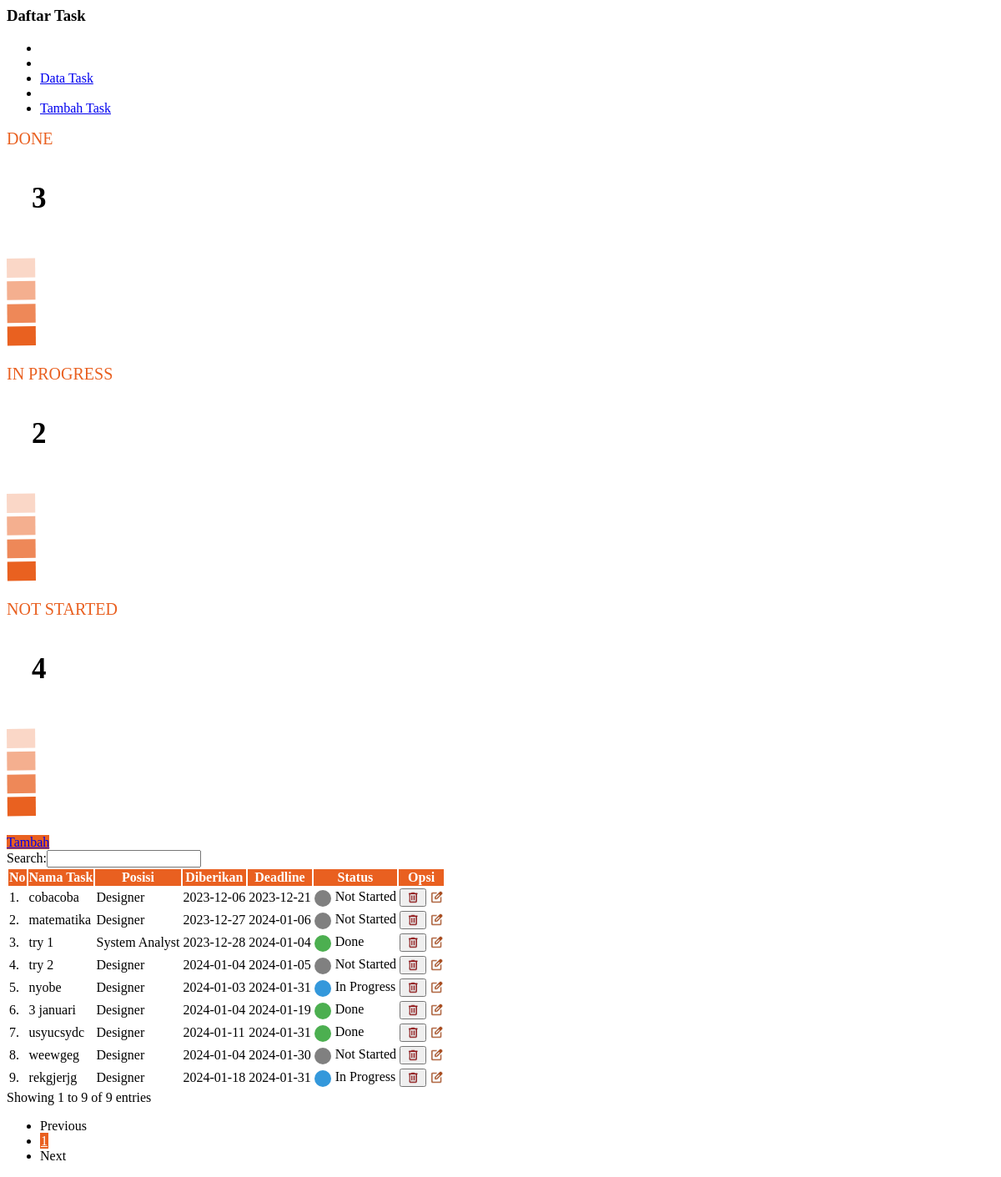
/karyawan/modul/task/data.php (signed in), run on the app's committed database.
### tables this page shows
CREATE TABLE `tb_task` (
  `id_task` int(11) NOT NULL,
  `id_user` int(11) NOT NULL,
  `id_posisi` int(11) NOT NULL,
  `nama_task` varchar(50) NOT NULL,
  `tgl_mulai` date NOT NULL,
  `tgl_selesai` date NOT NULL,
  `status` enum('Not Started','In Progress','Done') NOT NULL
);

CREATE TABLE `tb_posisi` (
  `id_posisi` int(11) NOT NULL,
  `posisi` varchar(50) NOT NULL
);

### karyawan/modul/task/data.php (the view, shortened to what this page needs)
<?php
$id_login = @$_SESSION['karyawan'];
$result = mysqli_query($con, "SELECT status, COUNT(*) AS jumlah FROM tb_task WHERE id_user = '$id_login' GROUP BY status");
$statusCounts = [];
while ($row = mysqli_fetch_assoc($result)) {
  $statusCounts[$row['status']] = $row['jumlah'];
}
$jumlahDone = $statusCounts['Done'] ?? 0;
$jumlahProgress = $statusCounts['In Progress'] ?? 0;
$jumlahNotStarted = $statusCounts['Not Started'] ?? 0;
?>
<div class="page-inner">
  <div class="page-header">
    <h3 class="page-title">Daftar Task</h3>
    <ul class="breadcrumbs">
      <li class="nav-home">
      </li>
      <li class="separator">
      </li>
      <li class="nav-item">
        <a href="#">Data Task</a>
      </li>
      <li class="separator">
      </li>
      <li class="nav-item">
        <a href="#">Tambah Task</a>
      </li>
    </ul>
  </div>
  <div class="row mt--6">
    <div class="col-xl-4 col-md-4 mb-4">
      <div class="card border-left-primary shadow h-100 py-2">
        <div class="card-body">
          <div class="row no-gutters align-items-center">
            <div class="col mr-2">
              <div class="text-xs font-weight-bold text-uppercase mb-1" style="color:#e96020; font-size: 20px;">DONE</div>
              <div class="h5 mb-0 font-weight-bold text-gray-800">
                <h2 style="font-size: 35px; text-align: left; margin-top: 40px; margin-left:30px;"><?php echo $jumlahDone; ?></h2>
              </div>
            </div>
            <div class="col-auto">
            </div>
          </div>
        </div>
      </div>
    </div>
    <div class="col-xl-4 col-md-4 mb-4">
      <div class="card border-left-primary shadow h-100 py-2">
        <div class="card-body">
          <div class="row no-gutters align-items-center">
            <div class="col mr-2">
              <div class="text-xs font-weight-bold text-uppercase mb-1" style="color:#e96020; font-size: 20px;">IN PROGRESS</div>
              <div class="h5 mb-0 font-weight-bold text-gray-800">
                <h2 style="font-size: 35px; text-align: left; margin-top: 40px; margin-left:30px;"><?php echo $jumlahProgress; ?></h2>
              </div>
            </div>
            <div class="col-auto">
            </div>
          </div>
        </div>
      </div>
    </div>
    <div class="col-xl-4 col-md-4 mb-4">
      <div class="card border-left-primary shadow h-100 py-2">
        <div class="card-body">
          <div class="row no-gutters align-items-center">
            <div class="col mr-2">
              <div class="text-xs font-weight-bold text-uppercase mb-1" style="color:#e96020; font-size: 20px;">NOT STARTED</div>
              <div class="h5 mb-0 font-weight-bold text-gray-800">
                <h2 style="font-size: 35px; text-align: left; margin-top: 40px; margin-left:30px;"><?php echo $jumlahNotStarted; ?></h2>
              </div>
            </div>
            <div class="col-auto">
            </div>
          </div>
        </div>
      </div>
    </div>
  </div>
  <div class="row">
    <div class="col-md-12">
      <div class="card">
        <div class="card-header">
          <div class="card-title">
            <a href="?page=task&act=add" class="btn  btn-sm text-white" style="background-color: #e96020;"><i class="fa fa-plus"></i> Tambah</a>
          </div>
        </div>
        <div class="table-responsive">
          <table id="example" class="display table table-striped table-hover">
            <thead>
              <tr>
                <th style="background-color: #e96020; color: white;">No</th>
                <th style="background-color: #e96020; color: white;">Nama Task</th>
                <th style="background-color: #e96020; color: white;">Posisi</th>
                <th style="background-color: #e96020; color: white;">Diberikan</th>
                <th style="background-color: #e96020; color: white;">Deadline</th>
                <th style="background-color: #e96020; color: white;">Status</th>
                <th style="background-color: #e96020; color: white;">Opsi</th>
              </tr>
            </thead>
            <tbody>
              <?php
              $no = 1;
              $task = mysqli_query($con, "SELECT * FROM tb_task
              INNER JOIN tb_user ON tb_task.id_user = tb_user.id_user
              INNER JOIN tb_posisi ON tb_task.id_posisi = tb_posisi.id_posisi
              WHERE tb_task.id_user = '$id_login'
              ORDER BY tb_task.id_task ASC");
              foreach ($task as $t) { ?>
                <tr>
                  <td><?= $no++; ?>.</td>
                  <td><?= $t['nama_task']; ?></td>
                  <td><?= $t['posisi']; ?></td>
                  <td><?= $t['tgl_mulai']; ?></td>
                  <td><?= $t['tgl_selesai']; ?></td>
                  <td>
                    <?php
                    switch ($t['status']) {
                      case 'Done':
                        echo '<span class="status-icon done" title="Done"></span>';
                        break;
                      case 'In Progress':
                        echo '<span class="status-icon in-progress" title="In Progress"></span>';
                        break;
                      case 'Not Started':
                        echo '<span class="status-icon not-started" title="Not Started"></span>';
                        break;
                    }
                    echo $t['status'];
                    ?>
                  </td>
                  <td>
                    <div class="btn-group" role="group">
                      <button class="btn btn-danger btn-delete-task" data-id="<?= $t['id_task'] ?>">
                        <img src="../assets/img/ICON/ikon_hapus_data-removebg-preview.png" alt="Delete" width="16" height="16">
                      </button>
                      <a class="btn btn-info" href="?page=task&act=edit&id=<?= $t['id_task'] ?>">
                        <img src="../assets/img/ICON/ikon_edit_data-removebg-preview.png" alt="Edit" width="16" height="16">
                      </a>
                    </div>
                  </td>
                </tr>
              <?php } ?>
            </tbody>
          </table>
        </div>
      </div>
    </div>
  </div>
</div>

### karyawan/modul/task/data.php (style rules this page uses)
.status-icon { display: inline-block; width: 20px; height: 20px; border-radius: 50%; margin-right: 5px; vertical-align: middle; }
.done { background-color: #4CAF50; }
.in-progress { background-color: #3498db; }
.not-started { background-color: #808080; }

### data on the page
tb_task: nama_task "cobacoba", id_posisi.posisi "Designer", tgl_mulai "2023-12-06", tgl_selesai "2023-12-21", status "Not Started"
tb_task: nama_task "matematika", id_posisi.posisi "Designer", tgl_mulai "2023-12-27", tgl_selesai "2024-01-06", status "Not Started"
tb_task: nama_task "try 1", id_posisi.posisi "System Analyst", tgl_mulai "2023-12-28", tgl_selesai "2024-01-04", status "Done"
tb_task: nama_task "try 2", id_posisi.posisi "Designer", tgl_mulai "2024-01-04", tgl_selesai "2024-01-05", status "Not Started"
tb_task: nama_task "nyobe", id_posisi.posisi "Designer", tgl_mulai "2024-01-03", tgl_selesai "2024-01-31", status "In Progress"
tb_task: nama_task "3 januari", id_posisi.posisi "Designer", tgl_mulai "2024-01-04", tgl_selesai "2024-01-19", status "Done"
tb_task: nama_task "usyucsydc", id_posisi.posisi "Designer", tgl_mulai "2024-01-11", tgl_selesai "2024-01-31", status "Done"
tb_task: nama_task "weewgeg", id_posisi.posisi "Designer", tgl_mulai "2024-01-04", tgl_selesai "2024-01-30", status "Not Started"
tb_task: nama_task "rekgjerjg", id_posisi.posisi "Designer", tgl_mulai "2024-01-18", tgl_selesai "2024-01-31", status "In Progress"

### other printed values
$jumlahDone "3"
$jumlahProgress "2"
$jumlahNotStarted "4"
